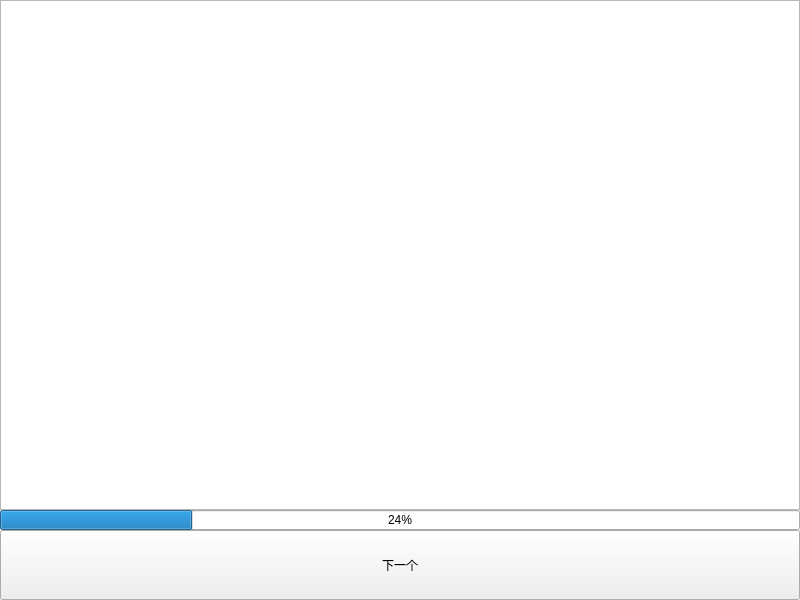
<?xml version="1.0" encoding="UTF-8"?>
<ui version="4.0">
 <class>worddetailUI</class>
 <widget class="QWidget" name="worddetailUI">
  <property name="geometry">
   <rect>
    <x>0</x>
    <y>0</y>
    <width>800</width>
    <height>600</height>
   </rect>
  </property>
  <property name="windowTitle">
   <string>单词详情</string>
  </property>
  <widget class="QTextBrowser" name="detail_tb">
   <property name="geometry">
    <rect>
     <x>0</x>
     <y>0</y>
     <width>800</width>
     <height>510</height>
    </rect>
   </property>
  </widget>
  <widget class="QPushButton" name="next_bt">
   <property name="geometry">
    <rect>
     <x>0</x>
     <y>530</y>
     <width>800</width>
     <height>70</height>
    </rect>
   </property>
   <property name="text">
    <string>下一个</string>
   </property>
  </widget>
  <widget class="QProgressBar" name="word_pb">
   <property name="geometry">
    <rect>
     <x>0</x>
     <y>510</y>
     <width>800</width>
     <height>20</height>
    </rect>
   </property>
   <property name="value">
    <number>24</number>
   </property>
  </widget>
 </widget>
 <resources/>
 <connections>
  <connection>
   <sender>next_bt</sender>
   <signal>clicked()</signal>
   <receiver>worddetailUI</receiver>
   <slot>next_word()</slot>
   <hints>
    <hint type="sourcelabel">
     <x>217</x>
     <y>548</y>
    </hint>
    <hint type="destinationlabel">
     <x>-7</x>
     <y>546</y>
    </hint>
   </hints>
  </connection>
 </connections>
 <slots>
  <slot>next_word()</slot>
 </slots>
</ui>
